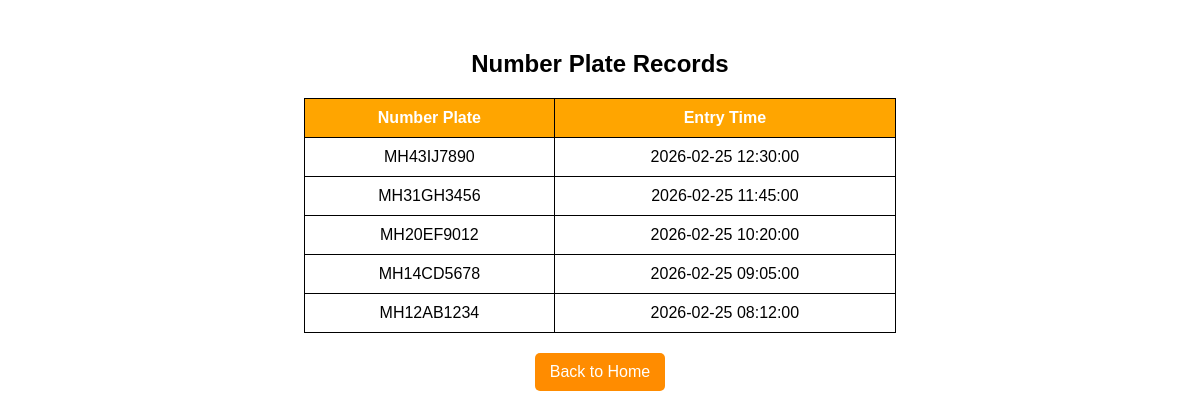
Screenshot of /display.php with the database file from the repository.
### tables this page shows
CREATE TABLE IF NOT EXISTS `vehicle_records` (
  `id` INT UNSIGNED NOT NULL AUTO_INCREMENT,
  `number_plate` VARCHAR(50) NOT NULL,
  `image_path` VARCHAR(255) DEFAULT NULL,
  `location` VARCHAR(255) DEFAULT NULL,
  `entry_time` DATETIME DEFAULT CURRENT_TIMESTAMP,
  PRIMARY KEY (`id`)
);

### public/display.php (the view, shortened to what this page needs)
<?php
$servername = "localhost";
$username = "root";
$password = "";
$dbname = "number_plate_db";
$conn = new mysqli($servername, $username, $password, $dbname);
$sql = "SELECT number_plate, entry_time FROM vehicle_records ORDER BY entry_time DESC";
$result = $conn->query($sql);
?>
<!DOCTYPE html>
<html lang="en">
<head>
</head>
<body>
    <h2>Number Plate Records</h2>
    <table>
        <tr>
            <th>Number Plate</th>
            <th>Entry Time</th>
        </tr>
        <?php
        if ($result->num_rows > 0) {
            while($row = $result->fetch_assoc()) {
                echo "<tr><td>".$row["number_plate"]."</td><td>".$row["entry_time"]."</td></tr>";
            }
        } else {
            echo "<tr><td colspan='2'>No records found</td></tr>";
        }
        ?>
    </table>
    <a href="index.php">Back to Home</a>
</body>
</html>

### public/display.php (style rules this page uses)
body { font-family: Arial, sans-serif; text-align: center; margin-top: 50px; }
table { width: 50%; margin: auto; border-collapse: collapse; margin-top: 20px; }
table, th, td { border: 1px solid black; }
th, td { padding: 10px; text-align: center; }
th { background-color: orange; color: white; }
a { display: inline-block; margin-top: 20px; padding: 10px 15px; text-decoration: none; background-color: darkorange; color: white; border-radius: 5px; }

### rows the page displays
vehicle_records: number_plate "MH43IJ7890", entry_time "2026-02-25 12:30:00"
vehicle_records: number_plate "MH31GH3456", entry_time "2026-02-25 11:45:00"
vehicle_records: number_plate "MH20EF9012", entry_time "2026-02-25 10:20:00"
vehicle_records: number_plate "MH14CD5678", entry_time "2026-02-25 09:05:00"
vehicle_records: number_plate "MH12AB1234", entry_time "2026-02-25 08:12:00"
